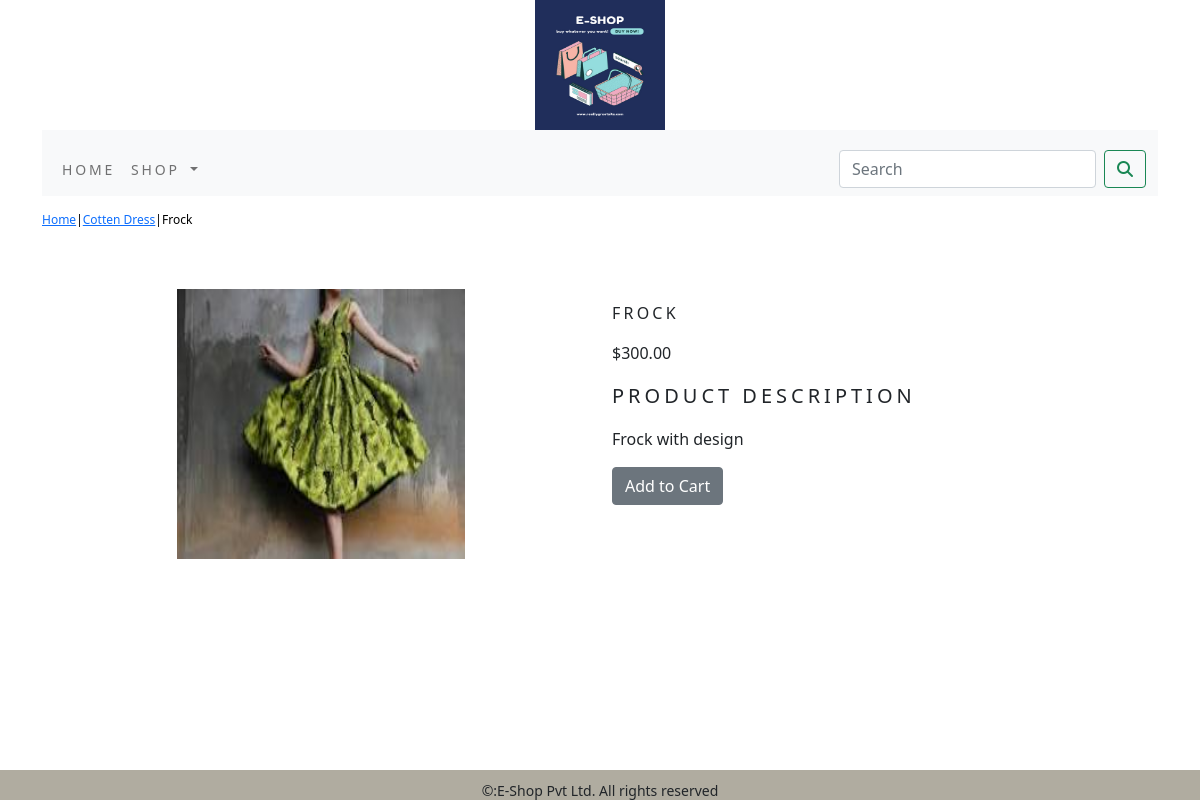
Screenshot of /cotten-dress/frock/ with the database file from the repository.
### shop/models.py (models this page shows, shortened)
class Product(models.Model):
    name = models.CharField(max_length=250, unique=True)
    slug = models.SlugField(max_length=250, unique=True)
    description = models.TextField(blank=True)
    price=models.DecimalField(max_digits=10,decimal_places=2)
    category=models.ForeignKey(Category,on_delete=models.CASCADE)
    image = models.ImageField(upload_to='product', blank=True)
    stock=models.IntegerField()
    available=models.BooleanField(default=True)
    created=models.DateTimeField(auto_now_add=True)
    updated=models.DateTimeField(auto_now=True)
    class Meta:
        ordering = ('name',)
        verbose_name = 'product'
        verbose_name_plural = 'products'

class Category(models.Model):
    name=models.CharField(max_length=250,unique=True)
    slug=models.SlugField(max_length=250,unique=True)
    description=models.TextField(blank=True)
    image=models.ImageField(upload_to='category',blank=True)
    class Meta:
        ordering=('name',)
        verbose_name='category'
        verbose_name_plural = 'categories'
    def get_url(self):
        return reverse('shop:products_by_category',args=[self.slug])
    def __str__(self):
        return '{}'.format(self.name)

### shop/views.py (the view)
# urls.py: path('<slug:c_slug>/<slug:product_slug>/',views.proDetail,name='prodCatdetail')
def proDetail(request,c_slug,product_slug):
    try:
        product=Product.objects.get(category__slug=c_slug,slug=product_slug)
    except Exception as e:
        raise e
    return render(request,'product.html',{'product':product})

### cart/context_processors.py (called while the page is built)
def counter(request):
    item_count=0
    if 'admin' in request.path:
        return {}
    else:
        try:
            cart=Cart.objects.filter(cart_id=_cart_id(request))
            car_items=CartItem.objects.all().filter(cart=cart[:1])
            for cart_item in car_items:
                item_count += cart_item.quantity
        except Cart.DoesNotExist:
            item_count=0
    return dict(item_count=item_count)

### cart/views.py (called while the page is built)
def _cart_id(request):
    cart=request.session.session_key
    if not cart:
        cart=request.session.create()
    return cart

### shop/context_processors.py (called while the page is built)
def menu_links(request):
    links=Category.objects.all()
    return dict(links=links)

### templates/product.html (shortened to what this page needs)
{% extends 'base.html' %}
{% load static %}
{% block content %}
<div class="row my_prod_row_class">
    <div class="mx_auto">
        <p><a href="{% url 'shop:allProdCat' %}">Home</a>|<a href="{{product.category.get_url}}">{{product.category}}</a>|{{product.name}} </p>
    </div>
</div>
<div class="container">
<br>
    <div class="row">
        <div class="col-12 col-sm-12 col-md-12 col-lg-6 text-center">
            <div style="min-width:18rem;">
            <img style="padding-bottom:50px;height:20rem;width:18rem" src="{{product.image.url}}" alt="{{product.name}}">
            </div>
        </div>
        <div  class="col-12 col-sm-12 col-md-12 col-lg-6">
            <div>
                <h1 class="my_prod_title">{{product.name}}</h1>
                <p>${{product.price}}</p>
                <p class="my_title">Product Description</p>
                <p class="text-justify my_prod_text">{{product.description}}</p>
                 {% if product.stock <= 0 %}
                <p class="text-justify my_prod_text"><b>Out of Stock</b></p>
                {% else %}
                <a class="btn btn-secondary" href="{% url 'cart:add_cart' product.id %}">Add to Cart</a>
                {% endif %}
            </div>
        </div>
    </div></div>
{% endblock %}

### static/css/custom.css (style rules this page uses)
body { font-family: 'Roboto', sans-serif; }
.my_title { font-size:20px; text-transform:uppercase; letter-spacing:.2em; }
.my_prod_row_class { padding-top:15px; padding-bottom:20px }
.my_prod_row_class .mx_auto { color:#000; font-size:12px; text-decoration:none; }
.my_prod_title { font-size:16px; text-transform:uppercase; letter-spacing:.2em; padding-top:15px; padding-bottom:10px }
.my_prod_text { padding-right:15px; }

### rows the page displays
Product: category "Cotten Dress", name "Frock", image (picture), name "FROCK", price "300.00", description "Frock with design"
